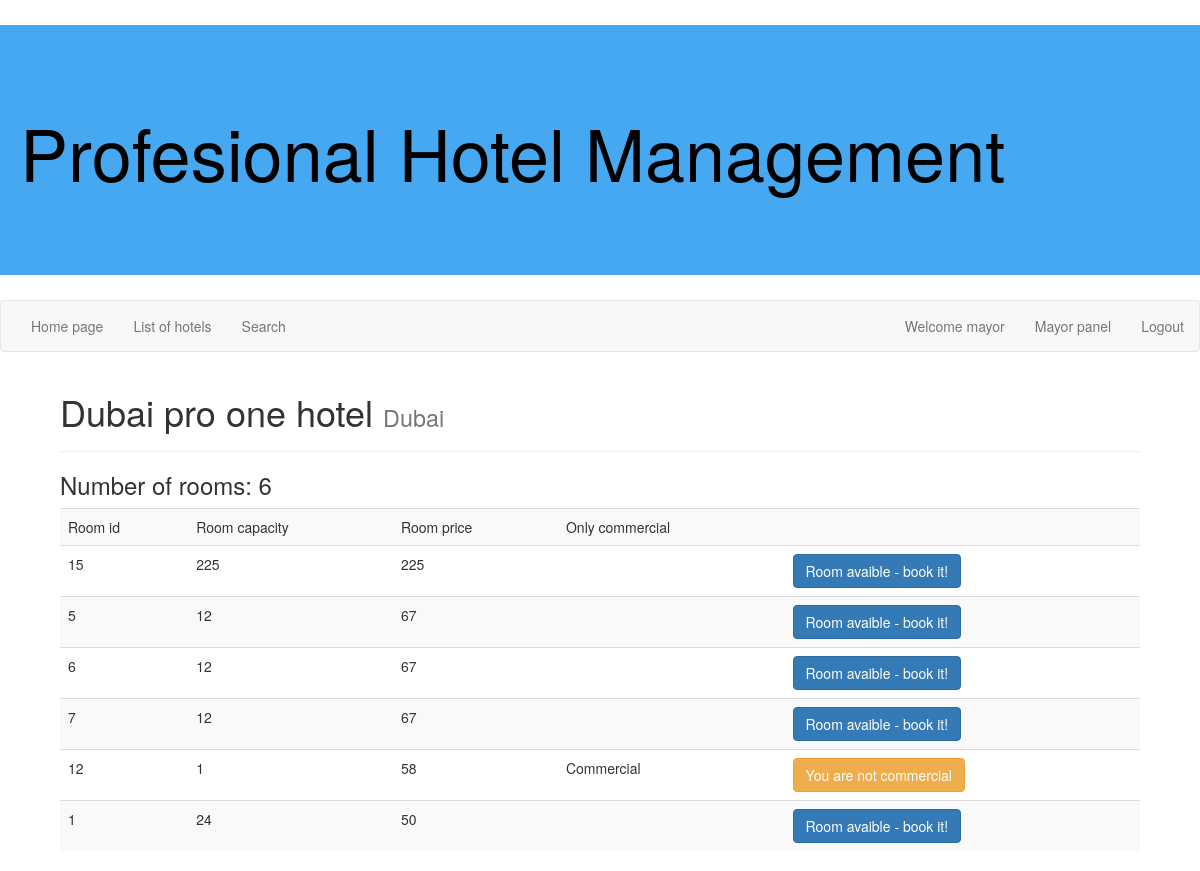
The page /php/hotel.php?id=1 (signed in) on the database its author committed.
### tables this page shows
CREATE TABLE `users` (
  `user_id` int(8) NOT NULL,
  `user_name` varchar(255) NOT NULL,
  `user_pass` varchar(255) NOT NULL,
  `user_level` smallint(4) NOT NULL DEFAULT '1',
  `user_firstname` varchar(255) NOT NULL,
  `user_lastname` varchar(255) NOT NULL,
  `user_birthdate` int(8) NOT NULL,
  `user_adress` varchar(255) NOT NULL,
  `user_tel` int(8) NOT NULL,
  `user_status` smallint(4) NOT NULL DEFAULT '1',
  `user_deleted` int(1) NOT NULL DEFAULT '0'
);

CREATE TABLE `hotels` (
  `hotel_id` int(8) NOT NULL,
  `hotel_name` varchar(255) NOT NULL,
  `hotel_location` varchar(255) NOT NULL,
  `hotel_min_price` int(8) NOT NULL DEFAULT '0',
  `hotel_max_price` int(8) NOT NULL DEFAULT '0',
  `hotel_rooms` int(11) NOT NULL
);

CREATE TABLE `rooms` (
  `room_id` int(8) NOT NULL,
  `hotel_id` int(8) NOT NULL,
  `room_capacity` int(8) NOT NULL,
  `room_price` int(8) NOT NULL,
  `room_user_status_req` int(11) NOT NULL
);

### php/core.php (called while the page is built, shortened)
<?php
function dbquery($query) {
	$result = @mysql_query($query);
	if (!$result) {
		echo mysql_error();
		return false;
	} else {
		return $result;
	}
}
function dbrows($query) {
	$result = @mysql_num_rows($query);
	return $result;
}
function dbarray($query) {
	$result = @mysql_fetch_assoc($query);
	if (!$result) {
		return false;
	} else {
		return $result;
	}
}
?>

### php/hotel.php (the view, shortened to what this page needs)
<?php
require_once "core.php";
require_once "style/head.php";
$query = dbquery("SELECT * FROM hotels WHERE `hotel_id` = '".$_GET['id']."'");
if(!dbrows($query)){ echo "Unfortunatly there is no hotel with this id"; }
else{
$hotel = dbarray($query);
?>
<div class="page-header">
	<h1><?php echo $hotel['hotel_name']." <small>".$hotel['hotel_location']."</small>"; ?> </h1>
</div>
<h3>Number of rooms: <?php echo $hotel['hotel_rooms']; ?></h3>
<table class="table table-striped">
<tr><td>Room id</td><td>Room capacity</td><td>Room price</td><td>Only commercial</td><td></td></tr>
<?php
$query = dbquery("SELECT * FROM rooms WHERE `hotel_id` = '".$hotel['hotel_id']."' ORDER BY `room_price` DESC");
while($room = dbarray($query))
{
	echo "<tr><td>".$room['room_id']."</td><td>".$room['room_capacity']."</td><td>".$room['room_price']."</td><td>".($room['room_user_status_req'] == 2 ? "Commercial" : "")."</td>
	<td>";
	$endq = dbquery("SELECT `booking_end_date` FROM bookings WHERE `booking_start_date`<'".time()."' AND `booking_end_date` > '".time()."' AND `room_id` = '".$room['room_id']."'");
	if(!$commercial && $room['room_user_status_req']==2)
	{
		echo "<button type=\"button\" class=\"btn btn-warning\"> You are not commercial</a>";
	}elseif(dbrows($endq)){
		echo "<button type=\"button\" class=\"btn btn-danger\"> Room booked</a>";
	}
	else{
		echo "<a href=\"book_room.php?id=".$room['room_id']."\" class=\"btn btn-primary\"> Room avaible - book it!</a>";
	}
	echo "</td></tr>\n";
}
?>
</table>
<?php
}
require_once "style/foot.php";
?>

### php/style/head.php (shortened to what this page needs)
<?php if(!defined("BASE")) die("Acc denied");
$user; $userid; $username; $userlevel; $logged = false; $commercial = false;
if(isset($_COOKIE['HOTEL_MAN_USER'])){
	$cookiedata = explode(",", $_COOKIE['HOTEL_MAN_USER']);
	$query = dbquery("SELECT * FROM users WHERE `user_id` = '".$cookiedata[0]."' AND `user_pass` = '".$cookiedata[1]."' AND `user_deleted` != '1' ");
	if(dbrows($query))
	{
		$user = dbarray($query);
		$username = $user['user_name'];
		$userlevel = $user['user_level'];
		$logged = true;
		$commercial = ($user['user_status'] == 2 ? true : false);
	}
}
?>
<!DOCTYPE html>
<html>
<head>
	<link rel="stylesheet" href="<?php echo BASE; ?>style/maincss.css" type="text/css" />
	<link rel="stylesheet" href="<?php echo BASE; ?>style/bootstrap.css" type="text/css" />
</head>
<body>
<div class="logo"><a href="<?php echo BASE; ?>">Profesional Hotel Management</a></div>
<nav class="navbar navbar-default">
	<div class="navbar-fluid">
		<div class="collapse navbar-collapse">
			<ul class="nav navbar-nav">
				<li><a href="<?php echo BASE; ?>index.php">Home page</a></li>
				<li><a href="<?php echo BASE; ?>hotels.php">List of hotels</a></li>
				<li><a href="<?php echo BASE; ?>search.php">Search</a></li>
			</ul>
<?php
if($logged){
?>
			<ul class="nav navbar-nav navbar-right">
				<li><a href="<?php echo BASE; ?>profile.php">Welcome <?php echo $username; ?></a></li>
<?php
		if($userlevel > 90){
?>
				<li><a href="<?php echo BASE; ?>admin/">Admin panel</a></li>
<?php
		}elseif($userlevel > 9){
?>
				<li><a href="<?php echo BASE; ?>admin/remove_booking.php">Mayor panel</a></li>
<?php
		}
?>
				<li><a href="<?php echo BASE; ?>logout.php">Logout</a></li>
			</ul>
<?php
}
?>
		</div>
	</div>
</nav>
<div class="content">

### php/style/maincss.css (style rules this page uses)
.logo { width: 100%; background-color: rgb(70, 168, 240); height: 250px; font-size: 72px; margin: 25px 0px 25px 0px; padding: 75px 0px 0px 20px; }
.logo a { color: #000000; }
.content { min-width: 720px; width: 90%; margin: auto; }

### rows shown on the page
users: user_name "mayor"
hotels: hotel_name "Dubai pro one hotel", hotel_location "Dubai", hotel_rooms "6"
rooms: room_id "15", room_capacity "225", room_price "225"
rooms: room_id "5", room_capacity "12", room_price "67"
rooms: room_id "6", room_capacity "12", room_price "67"
rooms: room_id "7", room_capacity "12", room_price "67"
rooms: room_id "12", room_capacity "1", room_price "58", room_user_status_req "Commercial"
rooms: room_id "1", room_capacity "24", room_price "50"
